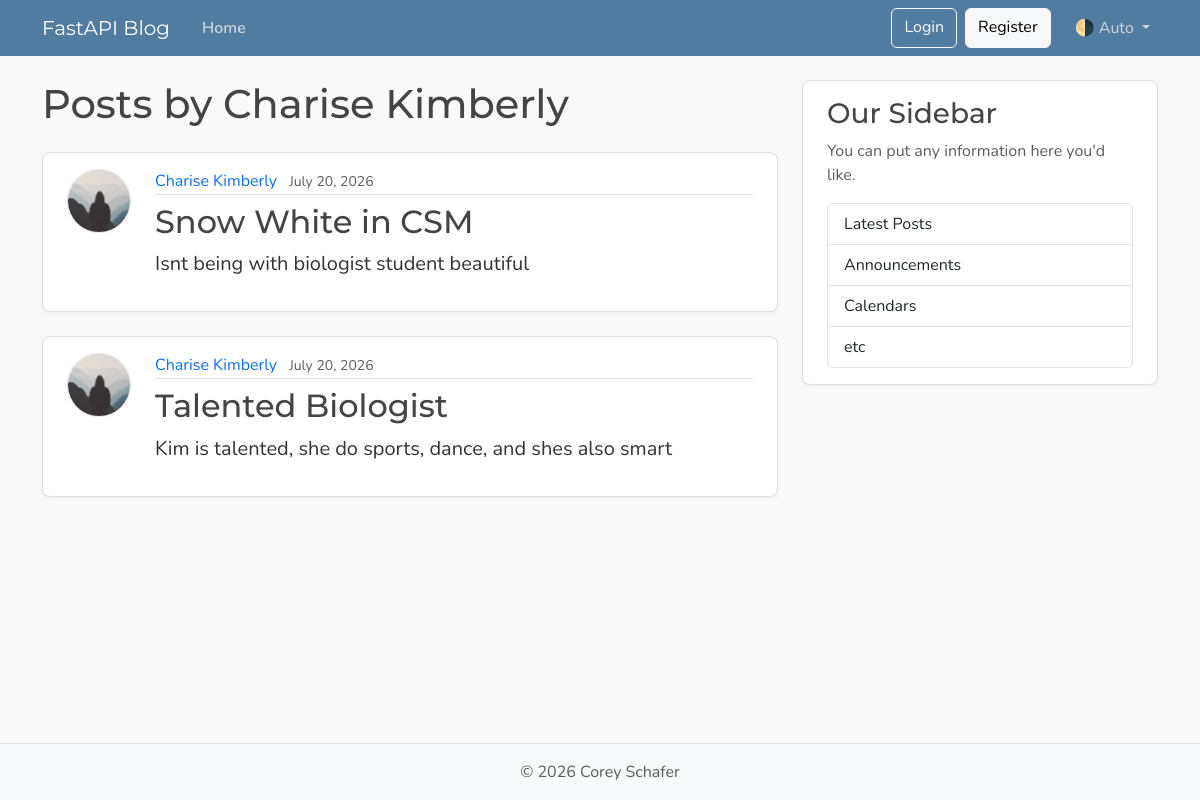
The page /users/1/posts on the database its author committed.
### models.py (models this page shows, shortened)
class User(Base):
    __tablename__  = "users"
    id : Mapped[int] = mapped_column(Integer, primary_key=True, index=True)
    username : Mapped[str] = mapped_column(String(50), unique=True, nullable=False)
    email : Mapped[str] = mapped_column(String(120), unique=True, nullable=False)
    image_file : Mapped[str | None] = mapped_column(String(200), nullable=True, default=None)
    posts : Mapped[list[Post]] = relationship(back_populates="author")                          # forward reference

class Post(Base):
    __tablename__ = "posts"
    id : Mapped[int] = mapped_column(Integer, primary_key=True, index=True)
    title : Mapped[str] = mapped_column(String(100), nullable=False)
    content : Mapped[str] = mapped_column(Text, nullable=False)
    user_id : Mapped[int] = mapped_column(ForeignKey('users.id'), nullable=False, index=True)
    date_posted : Mapped[datetime] = mapped_column(DateTime(timezone=True), default=lambda:datetime.now(UTC))
    author : Mapped[User] = relationship(back_populates="posts")

### main.py (the view)
@app.get("/users/{user_id}/posts", include_in_schema=False, name="user_posts")
def user_post_page(request: Request, user_id: int, db: Annotated[Session, Depends(get_db)]):
    result = db.execute(
        select(models.User).where(models.User.id == user_id)
    )
    user = result.scalars().first()
    if not user:
        raise HTTPException(status_code=status.HTTP_404_NOT_FOUND, detail="User not found.")
    result = db.execute(
        select(models.Post).where(models.Post.user_id == user_id)
    )
    posts = result.scalars().all()
    return templates.TemplateResponse(
        request,
        "user_posts.html",
        {"posts" : posts, "user" : user, "title" : f"{user.username}'s Posts"}
    )

### templates/user_posts.html
{% extends "layout.html" %}
{% block content %}
  <h1 class="mb-4">Posts by {{ user.username }}</h1>
  {% for post in posts %}
    <article class="content-section py-3 px-4 mb-4">
      <div class="d-flex align-items-start gap-4">
        <img class="rounded-circle article-img flex-shrink-0"
             src="{{ post.author.image_path }}"
             alt="{{ post.author.username }}'s profile picture"
             width="64"
             height="64"
             loading="lazy">
        <div class="flex-grow-1">
          <div class="article-metadata mb-2">
            <a class="me-2"
               href="{{ url_for('user_posts', user_id=post.author.id) }}">{{ post.author.username }}</a>
            <small class="text-body-secondary">{{ post.date_posted.strftime("%B %d, %Y") }}</small>
          </div>
          <h2>
            <a class="article-title"
               href="{{ url_for('post_page', post_id=post.id) }}">{{ post.title }}</a>
          </h2>
          <p class="article-content">{{ post.content }}</p>
        </div>
      </div>
    </article>
  {% else %}
    <p class="text-body-secondary">No posts by this user yet.</p>
  {% endfor %}
{% endblock content %}

### static/css/main.css (style rules this page uses)
:root { --font-heading: "Montserrat", system-ui, -apple-system, BlinkMacSystemFont, sans-serif; --font-body: "Nunito", system-ui, -apple-system, BlinkMacSystemFont, sans-serif; --color-bg-body: #fafafa; --color-bg-content: #ffffff; --color-text-primary: #333333; --color-text-heading: #444444; --color-steel: #527c9f; --color-nav-link: #cbd5db; --color-nav-link-hover: #ffffff; --color-link-hover: #428bca; --color-border: #dddddd; --color-border-light: #e3e3e3; --spacing-xl: 5rem; --article-img-size: 4rem; --account-img-size: 7.813rem; }
body { font-family: var(--font-body); background: var(--color-bg-body); color: var(--color-text-primary); }
h1, h2, h3, h4, h5, h6 { font-family: var(--font-heading); color: var(--color-text-heading); }
a { text-decoration: none; }
.content-section { background: var(--color-bg-content); border: 1px solid var(--color-border); border-radius: 0.5rem; box-shadow: 0 2px 4px rgba(15, 23, 42, 0.05); transition: box-shadow 0.15s ease, transform 0.15s ease, border-color 0.15s ease; }
.article-title { color: var(--color-text-heading); transition: color 0.2s ease-in-out; }
.article-content { white-space: pre-line; font-size: 1.25rem; }
.article-img { height: var(--article-img-size); width: var(--article-img-size); flex-shrink: 0; object-fit: cover; border: 1px solid var(--color-border-light); box-shadow: 0 0 0 2px var(--color-bg-content); }
.article-metadata { padding-bottom: 0.063rem; border-bottom: 1px solid var(--color-border-light); }
.article-metadata a { transition: color 0.2s ease-in-out; }

### rows shown on the page
User: username "Charise Kimberly"
Post: author.username "Charise Kimberly", date_posted "July 20, 2026", title "Snow White in CSM", content "Isnt being with biologist student beautiful"
Post: author.username "Charise Kimberly", date_posted "July 20, 2026", title "Talented Biologist", content "Kim is talented, she do sports, dance, and shes also smart"
